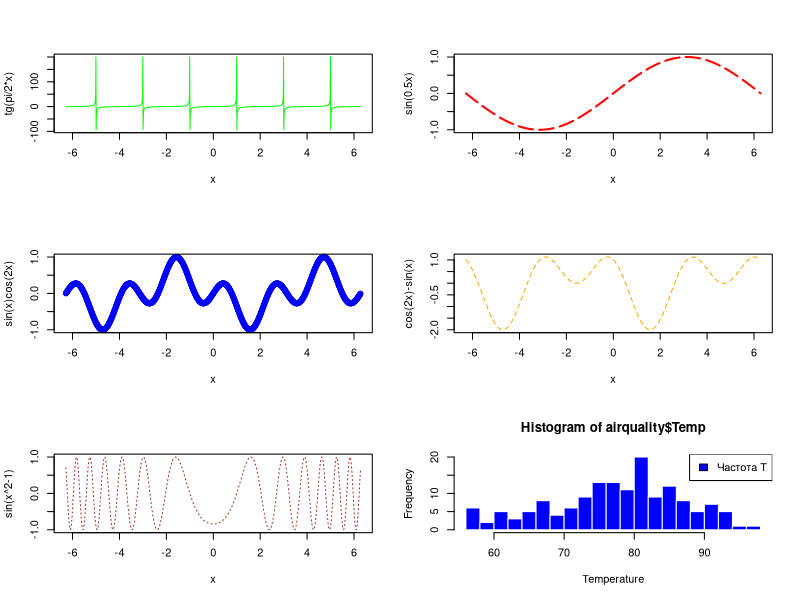

Write R code to recreate this figure. (Note: this script raises an error after producing the figure.)
############ Завдання 1 ####################
par(mfrow=c(3,2))
x=seq(-2*pi,2*pi,by=0.01)
y=tan(pi/2*x)
y1=sin(0.5*x)
y2=sin(x)*cos(2*x)
y3=cos(2*x)-sin(x)
y4=sin(x^2-1)
plot(x,y,type='l',lty=1,col='green',ylab='tg(pi/2*x)')
plot(x,y1,type='l',lty=5,col='red',ylab='sin(0.5x)',lwd=2)
plot(x,y2,type='o',lty=4,col='blue',ylab='sin(x)cos(2x)')
plot(x,y3,type='l',lty=2,col='orange',ylab='cos(2x)-sin(x)')
plot(x,y4,type='l',lty=3,col='brown',ylab='sin(x^2-1)')
############### Завдання 2 #################
library(datasets)
data(airquality)
airquality$Temp
hist(airquality$Temp,xlab='Temperature',border="white", 
     col="blue",breaks=20)

legend("topright", c("Частота Т"), fill=c("blue"))
############### Завдання 3 #################
library(datasets)
data(airquality)
airquality$Temp
dotchart(airquality$Temp, xlab='Temperature', ylab = 'Frequency',
     col="red",cex = 1.1,  pch = 2)
############### Завдання 4 #################
plot(1:20, type="n")
a1=c(1:16)
b1=c(18,12,15,13,16,11,9,7,10,13,6,3,1,4,2,0.5)
points(a1, b1,cex=2,pch=17,col = "red")
lines(a1,b1)

mtext("Title", line=1.5, font=3)
legend("topleft",pch=17,col = "red", legend="My triangles")


